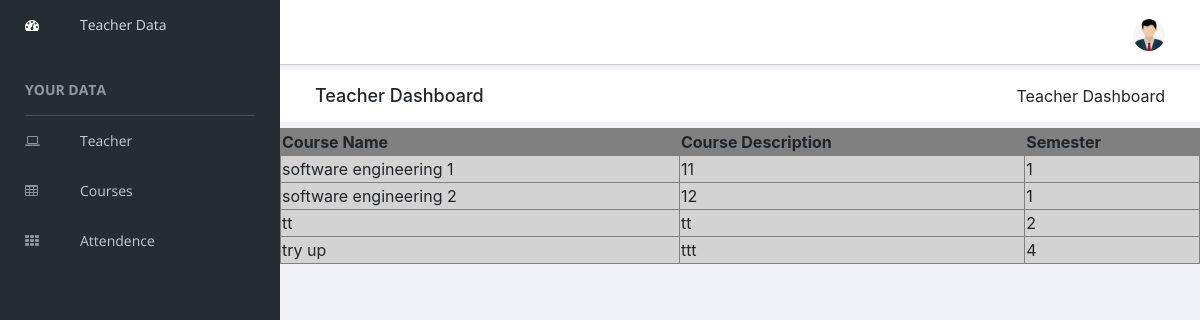
The page /teacher/teacher_courses.php (signed in) on the database its author committed.
### tables this page shows
CREATE TABLE `teacher` (
  `teacher_id` int(11) NOT NULL,
  `teacher_name` varchar(100) NOT NULL,
  `teacher_address` varchar(50) NOT NULL,
  `teacher_phone` varchar(50) NOT NULL,
  `teacher_email` varchar(50) NOT NULL,
  `teacher_dob` date NOT NULL,
  `teacher_image` text NOT NULL,
  `teacher_password` text NOT NULL
);

CREATE TABLE `course` (
  `course_id` int(11) NOT NULL,
  `course_name` varchar(100) NOT NULL,
  `course_description` varchar(150) NOT NULL,
  `semster` enum('1','2','3','4') NOT NULL
);

### teacher/teacher_courses.php (the view, shortened to what this page needs)
<?php
include_once "frame.php";
?>
<div>
    <table align="center" width="100%" border="1" bgcolor="lightgray">
        <tr bgcolor="gray">
            <th>Course Name</th>
            <th>Course Description</th>
            <th>Semester</th>
        </tr>
        <?php
        $address_check = "SELECT * FROM course";
        $result = mysqli_query($conn, $address_check);
        if (mysqli_num_rows($result) > 0) {
            while ($row = mysqli_fetch_assoc($result)) { ?>
                <tr>
                    <td><?php echo $row['course_name']; ?></td>
                    <td><?php echo $row['course_description']; ?></td>
                    <td><?php echo $row['semster']; ?></td>
                </tr>
        <?php
            }
        } else {
            echo "0 results";
        }
        ?>
    </table>
</div>

### teacher/frame.php (shortened to what this page needs)
<?php
include_once "../dph.php";
?>
<!DOCTYPE html>
<html class="no-js" lang="en">
<head>
  <link rel="stylesheet" href="vendors/bootstrap/dist/css/bootstrap.min.css" />
  <link rel="stylesheet" href="vendors/font-awesome/css/font-awesome.min.css" />
  <link rel="stylesheet" href="vendors/themify-icons/css/themify-icons.css" />
  <link rel="stylesheet" href="vendors/flag-icon-css/css/flag-icon.min.css" />
  <link rel="stylesheet" href="vendors/selectFX/css/cs-skin-elastic.css" />
  <link rel="stylesheet" href="vendors/jqvmap/dist/jqvmap.min.css" />
  <link rel="stylesheet" href="assets/css/style.css" />
</head>
<body>
  <aside id="left-panel" class="left-panel">
    <nav class="navbar navbar-expand-sm navbar-default">
      <div id="main-menu" class="main-menu collapse navbar-collapse">
        <ul class="nav navbar-nav">
          <li class="active">
            <a href="index.php">
              <i class="menu-icon fa fa-dashboard"></i>Teacher Data
            </a>
          </li>
          <h3 class="menu-title">Your Data</h3>
          <li>
            <a href="index.php">
              <i class="menu-icon fa fa-laptop"></i>Teacher</a>
          </li>
          <li>
            <a href="teacher_courses.php">
              <i class="menu-icon fa fa-table"></i>Courses</a>
          </li>
          <li>
            <a href="teacher_attendence.php">
              <i class="menu-icon fa fa-th"></i>Attendence</a>
          </li>
    </nav>
  </aside>
  <div id="right-panel" class="right-panel">
    <header id="header" class="header">
      <div class="header-menu">
        <div class="col-sm-7">
        </div>
        <?php $teacher_id = $_SESSION['id'];
        $address_check = "SELECT teacher_image FROM teacher WHERE teacher_id=$teacher_id";
        $result = mysqli_query($conn, $address_check);
        $row = mysqli_fetch_assoc($result) ?>
        <div class="col-sm-5">
          <div class="user-area dropdown float-right">
            <a href="#" class="dropdown-toggle" data-toggle="dropdown" aria-haspopup="true" aria-expanded="false">
              <img class="user-avatar rounded-circle" src="uploads/<?php echo $row['teacher_image']; ?>" alt="User Avatar" />
            </a>
          </div>
        </div>
      </div>
    </header>
    <div class="breadcrumbs">
      <div class="col-sm-4">
        <div class="page-header float-left">
          <div class="page-title">
            <h1>Teacher Dashboard</h1>
          </div>
        </div>
      </div>
      <div class="col-sm-8">
        <div class="page-header float-right">
          <div class="page-title">
            <ol class="breadcrumb text-right">
              <li class="active">Teacher Dashboard</li>
            </ol>
          </div>
        </div>
      </div>
    </div>
</body>
</html>

### rows shown on the page
teacher: teacher_image (picture)
course: course_name "software engineering 1", course_description "11", semster "1"
course: course_name "software engineering 2", course_description "12", semster "1"
course: course_name "tt", course_description "tt", semster "2"
course: course_name "try up", course_description "ttt", semster "4"
